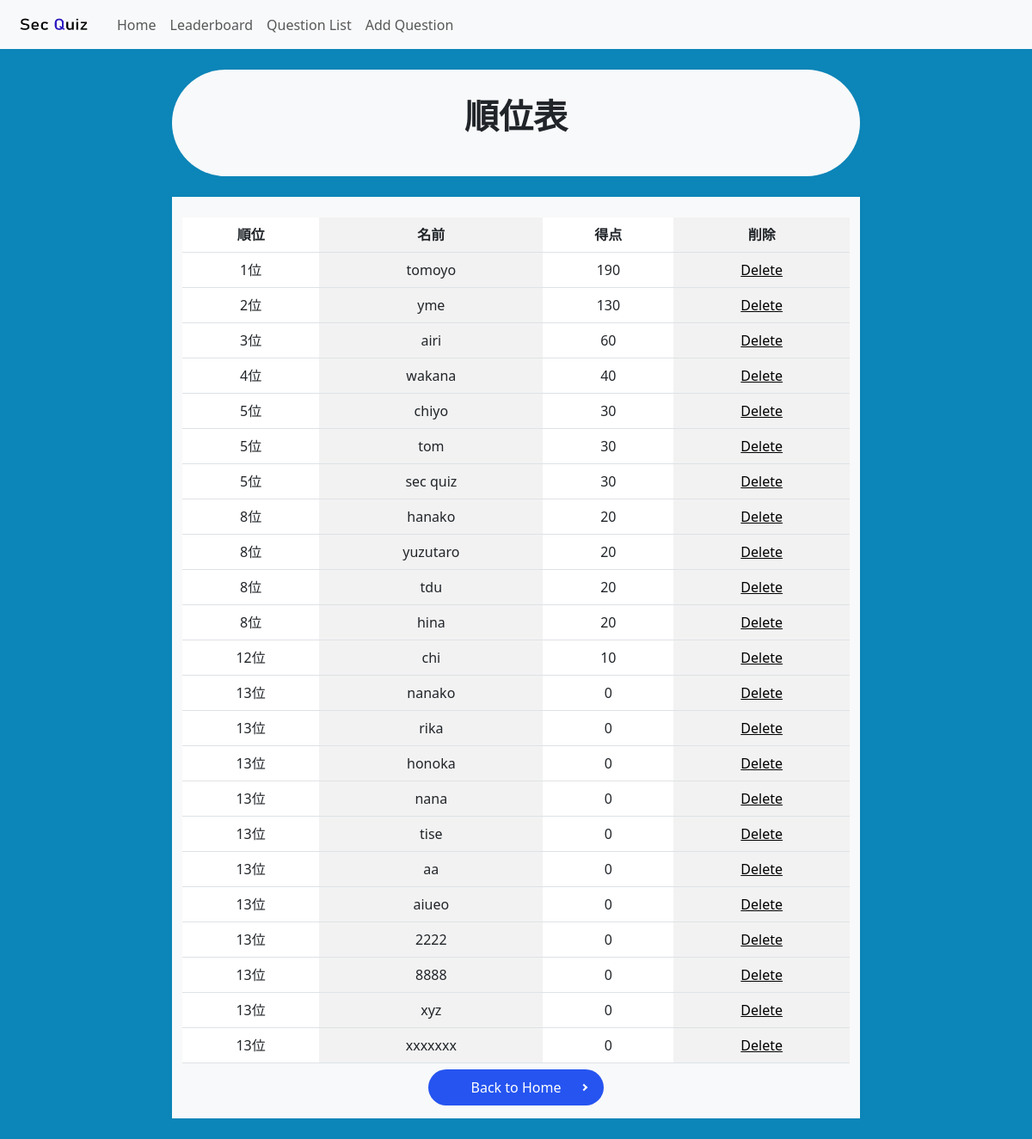
/leaderboard_manager, run on the app's committed database.
### app.py (models this page shows)
class Player(db.Model):
    id = db.Column(db.Integer, primary_key=True)
    name = db.Column(db.String(50), unique=True, nullable=False)
    score = db.Column(db.Integer, default=0)

### app.py (the view)
@app.route("/leaderboard_manager")
def leaderboard_manager():
    players = Player.query.order_by(Player.score.desc()).all()
    ranked_players = []
    current_rank = 1
    current_score = None
    for player in players:
        if player.score != current_score:
            current_rank = len(ranked_players) + 1
        ranked_players.append((current_rank, player))
        current_score = player.score
    return render_template('manager/leaderboard.html', ranked_players=ranked_players)

### templates/manager/leaderboard.html (shortened to what this page needs)
{% extends 'base.html' %}
{% block body %}
<link rel="stylesheet" href="../../static/css/background.css">
<link rel="stylesheet" href="../../static/css/yajirusi_button.css">
<nav class="navbar navbar-expand-lg bg-body-tertiary">
    <div class="container-fluid">
        <a class="navbar-brand" href="/">
            <img src="../static/image/secquiz_logo.png" alt="Logo" width="100" height="30"
                class="d-inline-block align-text-top">
        </a>
        <div class="collapse navbar-collapse" id="navbarNav">
            <ul class="navbar-nav">
                <li class="nav-item">
                    <a class="nav-link" aria-current="page" href="/manager">Home</a>
                </li>
                <li class="nav-item">
                    <a class="nav-link" href="/leaderboard_manager">Leaderboard</a>
                </li>
                <li class="nav-item">
                    <a class="nav-link" href="/questions_manager">Question List</a>
                </li>
                <li class="nav-item">
                    <a class="nav-link" href="/add_questions_manager">Add Question</a>
                </li>
            </ul>
        </div>
    </div>
</nav><br>
<div class="container-sm bg-light rounded-pill" style="width: 800px;"><br>
    <p class="fs-1 fw-bold text-center">順位表</p><br>
</div><br>
<div class="container-sm bg-light text-center" style="width: 800px;"><br>
    <table class="table table-striped-columns">
        <thead>
            <tr>
                <th>順位</th>
                <th>名前</th>
                <th>得点</th>
                <th>削除</th>
            </tr>
        </thead>
        <tbody>
            {% for rank, player in ranked_players %}
            <tr>
                <td>{{ rank }}位</td>
                <td>{{ player.name }}</td>
                <td>{{ player.score }}</td>
                <td><a href="/delete_player/{{ player.id }}" role="button">Delete</a> </td>
            </tr>
            {% endfor %}
        </tbody>
    </table>
    <div class="">
        <a href="/manager" class="button mb_top">Back to Home</a>
    </div><br>
</div><br>
{% endblock %}

### static/css/background.css (style rules this page uses)
a { color: #000000; }
html,body { height: 100%; }
.mb_top { margin-top: 5em; }

### static/css/yajirusi_button.css (style rules this page uses)
.button { position: relative; padding: 10px 50px; color: #fff; border-radius: 50vh; background-color: #2554f0; text-decoration: none; }
.button::after { content: ''; position: absolute; right: 20px; top: 50%; width: 6px; height: 6px; border-top: 2px solid #fff; border-right: 2px solid #fff; transform: translate(0, -50%) rotate(45deg); }

### data on the page
Player: rank "1", name "tomoyo", score "190"
Player: rank "2", name "yme", score "130"
Player: rank "3", name "airi", score "60"
Player: rank "4", name "wakana", score "40"
Player: rank "5", name "chiyo", score "30"
Player: rank "5", name "tom", score "30"
Player: rank "5", name "sec quiz", score "30"
Player: rank "8", name "hanako", score "20"
Player: rank "8", name "yuzutaro", score "20"
Player: rank "8", name "tdu", score "20"
Player: id "8", name "hina", score "20"
Player: rank "12", name "chi", score "10"
Player: rank "13", name "nanako", score "0"
Player: rank "13", name "rika", score "0"
Player: rank "13", name "honoka", score "0"
Player: id "13", name "nana", score "0"
Player: rank "13", name "tise", score "0"
Player: rank "13", name "aa", score "0"
Player: rank "13", name "aiueo", score "0"
Player: rank "13", name "2222", score "0"
Player: rank "13", name "8888", score "0"
Player: rank "13", name "xyz", score "0"
Player: rank "13", name "xxxxxxx", score "0"
